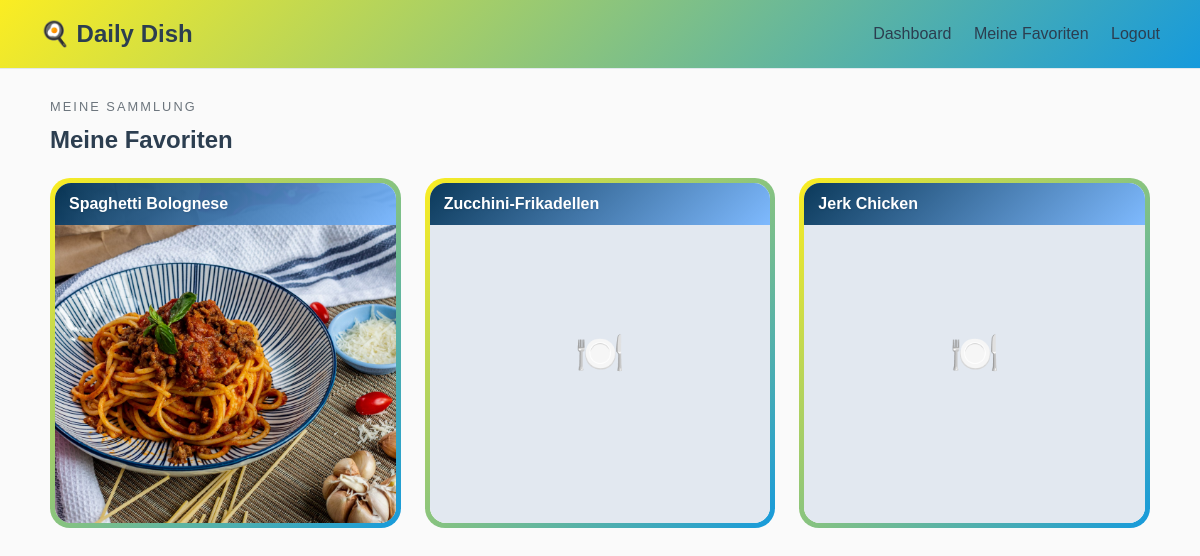
The page /favourites (signed in) on the database its author committed.
### models/recipe.py (models this page shows)
class Recipe(Base):
    __tablename__ = "recipes"
    id = Column(Integer, primary_key=True, index=True)
    title = Column(String, nullable=False)
    description = Column(String)
    ingredients = Column(String, nullable=False)
    instructions = Column(String)
    tags = relationship("Tag", secondary="recipe_tags", back_populates="recipes")

### main.py (the view)
@app.get("/favourites")
def favourites_page(request: Request, db: Session = Depends(get_db)):
    user_id = request.cookies.get("user_id")
    if not user_id:
        return RedirectResponse(url="/login", status_code=303)
    try:
        user_id_value = int(user_id)
    except ValueError:
        return RedirectResponse(url="/login", status_code=303)
    user = (
        db.query(User)
        .options(
            selectinload(User.favourite_recipes).selectinload(Recipe.tags)
        )
        .filter(User.id == user_id_value)
        .first()
    )
    if not user:
        return RedirectResponse(url="/login", status_code=303)
    request.state.user = user
    return templates.TemplateResponse(
        request,
        "favourites.html",
        {"request": request, "favourites": user.favourite_recipes},
    )

### templates/favourites.html (shortened to what this page needs)
{% extends "base.html" %}
{% block content %}
<section id="favourites-page" {% if user %}data-user-id="{{ user.id }}"{% endif %}>
    <div class="eyebrow">Meine Sammlung</div>
    <h2 style="margin: 4px 0 24px;">Meine Favoriten</h2>
    {% if favourites %}
    <div class="favourites-grid">
        {% for recipe in favourites %}
        <div class="fav-card-outer"
             id="fav-card-{{ recipe.id }}"
             data-recipe-id="{{ recipe.id }}"
             data-title="{{ recipe.title | e }}"
             data-description="{{ recipe.description | e }}"
             data-ingredients="{{ recipe.ingredients | e }}"
             data-instructions="{{ recipe.instructions | e }}"
             data-tags="{{ recipe.tags | map(attribute='name') | join(',') | e }}">
            <div class="fav-card-inner">
                <div class="flip-card-scene">
                    <div class="flip-card-flipper">
                        <div class="flip-card-front">
                            <div class="fav-card-image">
                                <img src="/static/images/recipes/{{ recipe.id }}.jpg"
                                     onload="this.classList.add('image-loaded')"
                                     onerror="this.classList.add('image-failed')"
                                     alt="{{ recipe.title | e }}">
                                <span class="fav-card-placeholder-icon">&#x1F37D;&#xFE0F;</span>
                                <h3 class="fav-card-title-overlay">{{ recipe.title }}</h3>
                            </div>
                        </div>
                        <div class="flip-card-back">
                            <p>{{ recipe.description }}</p>
                            {% if recipe.tags %}
                            <div>
                                <div class="tag-pill-list">
                                    {% for tag in recipe.tags %}
                                    <span class="tag-pill">{{ tag.name }}</span>
                                    {% endfor %}
                                </div>
                            </div>
                            {% endif %}
                            <div class="flip-card-back-actions">
                                <button class="remove-favourite-button" type="button"
                                        data-recipe-id="{{ recipe.id }}"
                                        onclick="removeFavourite(this)">
                                </button>
                                <button class="fav-card-show-btn" type="button"
                                        onclick="openRecipeModal(this.closest('.fav-card-outer'))">
                                </button>
                            </div>
                        </div>
                    </div>
                </div>
            </div>
        </div>
        {% endfor %}
    </div>
    {% endif %}
</section>
{% endblock %}

### static/css/style.css (style rules this page uses)
body { margin: 0; font-family: Arial, sans-serif; background: #fafafa; color: #2c3e50; }
button { font: inherit; }
.eyebrow { text-transform: uppercase; letter-spacing: 0.16em; color: #6c757d; font-size: 0.8rem; margin-bottom: 12px; }
.favourites-grid { display: grid; grid-template-columns: repeat(auto-fill, minmax(300px, 1fr)); gap: 24px; margin-top: 24px; }
.fav-card-outer { background: linear-gradient(135deg, #fbed22 0%, #169adc 100%); border-radius: 20px; padding: 5px; cursor: pointer; transition: transform 0.2s ease; }
.fav-card-inner { background: #ffffff; border-radius: 16px; height: 340px; overflow: hidden; }
.flip-card-scene { perspective: 1200px; width: 100%; height: 100%; }
.flip-card-flipper { position: relative; width: 100%; height: 100%; transform-style: preserve-3d; transition: transform 0.55s ease; }
.flip-card-front, .flip-card-back { position: absolute; inset: 0; backface-visibility: hidden; -webkit-backface-visibility: hidden; overflow: hidden; display: flex; flex-direction: column; }
.flip-card-front { padding: 0; gap: 0; }
.fav-card-image { position: relative; width: 100%; height: 100%; overflow: hidden; background: #e2e8f0; display: flex; align-items: center; justify-content: center; color: #94a3b8; font-size: 2.5rem; }
.fav-card-image img { position: absolute; inset: 0; width: 100%; height: 100%; object-fit: cover; display: block; }
.fav-card-image img.image-failed ~ .fav-card-placeholder-icon { display: flex; align-items: center; justify-content: center; }
.fav-card-placeholder-icon { position: absolute; inset: 0; display: flex; align-items: center; justify-content: center; background: #e2e8f0; }
.fav-card-title-overlay { position: absolute; top: 0; left: 0; right: 0; padding: 12px 14px; margin: 0; font-size: 1rem; font-weight: 600; background: linear-gradient(135deg, rgba(0, 48, 82, 0.95) 0%, rgba(121, 183, 255, 0.95) 100%); color: #ffffff; white-space: nowrap; overflow: hidden; text-overflow: ellipsis; text-shadow: 0 1px 2px rgba(0, 0, 0, 0.1); }
.flip-card-back { padding: 20px 20px; gap: 8px; transform: rotateY(180deg); background: #f8faff; justify-content: flex-start; overflow-y: auto; }
.flip-card-back p { margin: 0; color: #4a5568; font-size: 0.84rem; line-height: 1.5; overflow: hidden; display: -webkit-box; -webkit-line-clamp: 3; -webkit-box-orient: vertical; }
.flip-card-back-actions { display: flex; gap: 7px; flex-wrap: wrap; margin-top: auto; padding-top: 4px; }
.fav-card-show-btn { display: inline-flex; align-items: center; background: #eff6ff; color: #2563eb; border: 1px solid #2563eb; border-radius: 999px; padding: 5px 13px; font-size: 0.82rem; font-weight: 600; cursor: pointer; font-family: inherit; transition: background 0.18s; }
.remove-favourite-button { align-self: flex-start; display: inline-flex; align-items: center; gap: 6px; background: none; color: #ef4444; border: 1px solid #ef4444; border-radius: 999px; padding: 6px 14px; font-size: 0.85rem; cursor: pointer; transition: color 0.18s, border-color 0.18s; }
.tag-pill-list { display: flex; flex-wrap: wrap; gap: 10px; margin-top: 8px; }
.tag-pill { display: inline-flex; align-items: center; padding: 8px 12px; background: #eef7ff; color: #2e2e2e; border: 1px solid #c9ddff; border-radius: 999px; font-size: 0.95rem; font-weight: 400; cursor: pointer; transition: background-color 0.18s ease, color 0.18s ease, border-color 0.18s ease; }

### rows shown on the page
Recipe: title "Spaghetti Bolognese"
Recipe: title "Zucchini-Frikadellen"
Recipe: title "Jerk Chicken"
